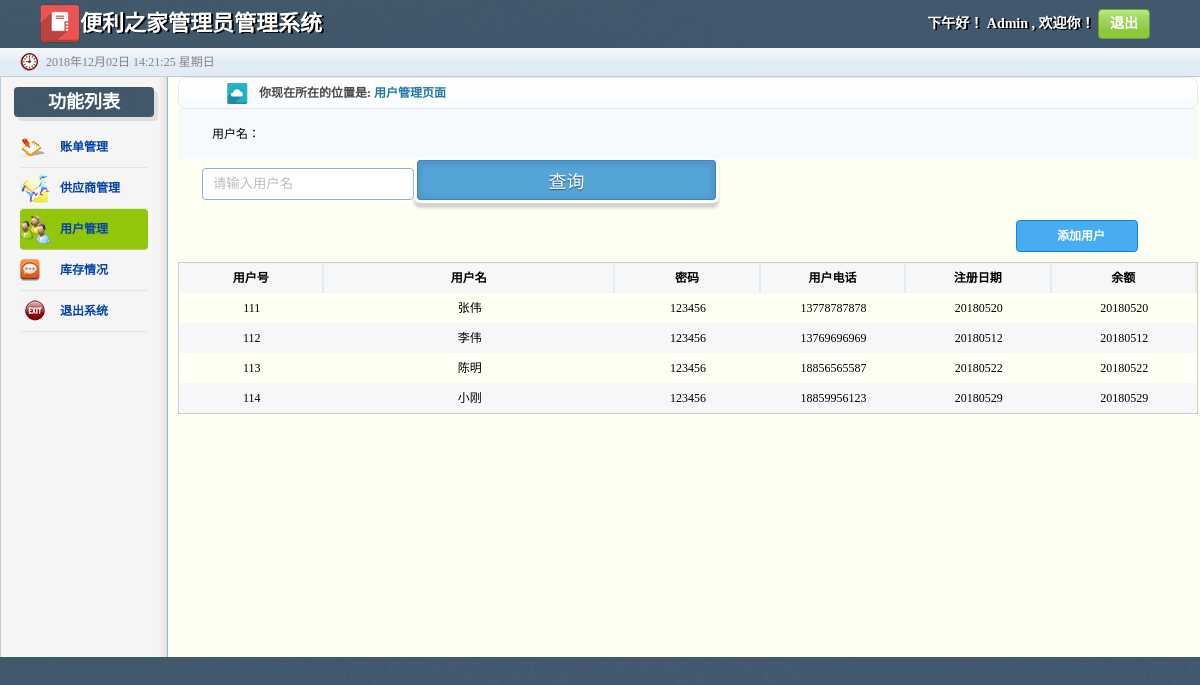
/1/userlist.php, run on the app's committed database.
### tables this page shows
CREATE TABLE `users` (
  `name` int(11) NOT NULL,
  `用户名` varchar(30) NOT NULL,
  `password` int(11) NOT NULL,
  `用户电话` bigint(20) NOT NULL,
  `注册日期` text,
  `余额` float DEFAULT NULL
);

### 1/userlist.php (the view, shortened to what this page needs)
<!DOCTYPE html>
<html>
<head lang="en">
    <link rel="stylesheet" href="css/public.css"/>
    <link rel="stylesheet" href="css/style.css"/>
</head>
<body>
    <header class="publicHeader">
        <h1>便利之家管理员管理系统</h1>
        <div class="publicHeaderR">
            <p><span>下午好！</span><span style="color: #ffffff"> Admin</span> , 欢迎你！</p>
            <a href="login.html">退出</a>
        </div>
    </header>
    <section class="publicTime">
        <span id="time">2015年1月1日 11:11  星期一</span>
    </section>
    <section class="publicMian ">
        <div class="left">
            <h2 class="leftH2">功能列表</h2>
            <nav>
                <ul class="list">
                    <li><a href="billshow.php">账单管理</a></li>
                    <li><a href="providerList.php">供应商管理</a></li>
                    <li  id="active"><a href="userList.php">用户管理</a></li>
                    <li><a href="kucun.php">库存情况</a></li>
                    <li><a href="../loginadmin.html">退出系统</a></li>
                </ul>
            </nav>
        </div>
        <div class="right">
            <div class="location">
                <strong>你现在所在的位置是:</strong>
                <span>用户管理页面</span>
            </div>
            <div class="search">
                <span>用户名：</span>
				<form action="userresult.php" method="get">
                <input type="text" name="yhh" placeholder="请输入用户名"/>
                <input type="submit" name="submit" value="查询"></input>
				</form>
                <a href="userAdd.html">添加用户</a>
            </div>
            <table class="providerTable" cellpadding="0" cellspacing="0">
                <tr class="firstTr">
                    <th width="10%">用户号</th>
                    <th width="20%">用户名</th>
                    <th width="10%">密码</th>
                    <th width="10%">用户电话</th>
                    <th width="10%">注册日期</th>
                    <th width="10%">余额</th>
                </tr>
				<?php
			$hostname='localhost';
			$user='vans';
			$password='123456';
			$link=mysqli_connect($hostname,$user,$password,'shop');
			mysqli_query($link,"set names utf8");
			$sql="select * from users";
			$result=mysqli_query($link,$sql);
			while($row=mysqli_fetch_row($result)){
			echo<<<TR
			<tr>
                <td>{$row[0]}</td>
                <td>{$row[1]}</td>
                <td>{$row[2]}</td>
                <td>{$row[3]}</td>
                <td>{$row[4]}</td>
				<td>{$row[4]}</td>
                </tr>
TR;
	}
			?>
            </table>
        </div>
    </section>
</body>
</html>

### 1/css/public.css (style rules this page uses)
body { font-size: 12px; background:url("../img/89.jpg"); }
a { text-decoration: none; }
li { list-style: none; }
.publicHeader { height: 48px; line-height: 48px; font-size: 14px; background: url("../img/3.jpg"); }
.publicHeader h1 { float: left; color: #fff; font-size: 22px; padding-left:80px; text-shadow: 2px 1px #000; background: url("../img/19.png") 30px center no-repeat; }
.publicHeaderR { float: right; color: #fff; margin-right: 50px; }
.publicHeaderR p { display: inline-block; font-weight: bold; text-shadow: 2px 1px #000; }
.publicHeaderR a { width: 50px; height: 28px; display: inline-block; border: 1px solid #679e43; background: linear-gradient(to bottom,#baf076,#a2d866,#9cd055,#8dc838,#8bc93a); line-height: 28px; text-align: center; border-radius: 4px; font-weight: bold; color: #fff; }
.publicTime { height: 28px; line-height: 28px; font-size: 12px; background: linear-gradient(to bottom,#f5f9f8,#eef2fb,#e2ecf5,#e2ecf5,#e0edf6); padding-left: 20px; color: #808589; }
#time { float: left; background: url("../img/time.png") 0 center no-repeat; padding-left: 26px; }
.publicMian { border-top: 1px solid #c2ccd5; display: flex; display: -webkit-flex; background: #fffff3; }
.left { width: 168px; background: url("../img/leftBg.png") 0 0 repeat-y; margin-right: 10px; min-height: 580px; }
.leftH2 { width: 140px; height: 30px; border-radius: 4px; line-height: 30px; text-align: center; color: #fff; background: url("../img/3.jpg") 0 0 repeat-y; margin: 10px auto; box-shadow:4px 4px rgba(212,212,212,0.7); }
.list { margin: 0 20px; font-weight: bold; }
.list li { height: 40px; line-height: 40px; border-bottom: 1px solid rgba(212,212,212,0.5) ; }
.list li:nth-child(1) { background: url("../img/zd.png") 0 center no-repeat; }
.list li:nth-child(2) { background: url("../img/gys.png") 0 center no-repeat; }
.list li:nth-child(3) { background: url("../img/yh.png") 0 center no-repeat; }
.list li:nth-child(4) { background: url("../img/read.png") 0 center no-repeat; }
.list li:nth-child(5) { background: url("../img/tc.png") 0 center no-repeat; }
.list li:active, #active { background-color: #92c609; border-radius: 4px; }
.list a { color: #0042a8; display: inline-block; padding-left: 40px; width: 90%; }
.right { width: 85%; }
.location { height: 30px; line-height: 30px; border: 1px solid #e6eaf6; border-radius: 8px; background: linear-gradient(to bottom, #fefefe,#ffffff,#f6fafd); color: #4a4a4a; padding-left: 30px; }
.location strong { background: url("../img/77.png") 0 center no-repeat; display: inline-block; padding-left: 50px; }
.location span { color: #2179a9; font-weight: bold; }
.search { height:50px; line-height:50px; background: #f6fafd; padding-left: 24px; color: #000; }
.search input[type='text'] { width: 200px; height: 30px; outline: none; padding-left: 10px; border: 1px solid #8ab2d5; border-radius: 4px; }
.search a { width: 80px; padding-left:40px; float: right; margin: 10px 60px; height: 30px; line-height: 30px; border: 1px solid #0c89de; border-radius: 4px; color: #fff; font-weight: bold; background:#47acf1; display: inline-block; }
.search span { margin-left: 10px; }

### 1/css/style.css (style rules this page uses)
* { margin: 0; padding: 0; }
input { outline: none; }
input[type='submit'], input[type='reset'], .providerView a { width: 30%; cursor: pointer; background: #54a4d7; padding: 6px 18px; font-family: 'BebasNeueRegular', 'Arial Narrow', Arial, sans-serif; color: #fff; font-size: 18px; border: 1px solid #4682be; margin-bottom: 10px; margin-right: 22px; text-shadow: 0 1px 1px rgba(0, 0, 0, 0.5); -webkit-border-radius: 3px; -moz-border-radius: 3px; border-radius: 3px; -webkit-box-shadow: 0px 1px 4px 4px rgba(0, 0, 0, 0.07) inset, 0px 0px 0px 3px rgb(254, 254, 254), 0px 5px 3px 3px rgb(210, 210, 210); -moz-box-shadow: 0px 1px 4px 4px rgba(0, 0, 0, 0.07) inset, 0px 0px 0px 3px rgb(254, 254, 254), 0px 5px 3px 3px rgb(210, 210, 210); box-shadow: 0px 1px 4px 4px rgba(0, 0, 0, 0.07) inset, 0px 0px 0px 3px rgb(254, 254, 254), 0px 5px 3px 3px rgb(210, 210, 210); }
.providerTable { width: 100%; border: 1px solid #ccc; }
.providerTable tr { height: 30px; line-height: 30px; text-align: center; }
.providerTable tr:nth-child(odd) { background: #f6f7f9; }
.firstTr { border: 1px solid #d6dfe6; background: linear-gradient(to bottom, #f3f8fc, #ebf4f9, #e3f1fa, #e0f0fd, #d8e9fd); }
.firstTr th { border-right: 2px solid rgba(209, 218, 223, 0.4); }

### data on the page
users: name "111", 用户名 "张伟", password "123456", 用户电话 "13778787878", 注册日期 "20180520"
users: name "112", 用户名 "李伟", password "123456", 用户电话 "13769696969", 注册日期 "20180512"
users: name "113", 用户名 "陈明", password "123456", 用户电话 "18856565587", 注册日期 "20180522"
users: name "114", 用户名 "小刚", password "123456", 用户电话 "18859956123", 注册日期 "20180529"
